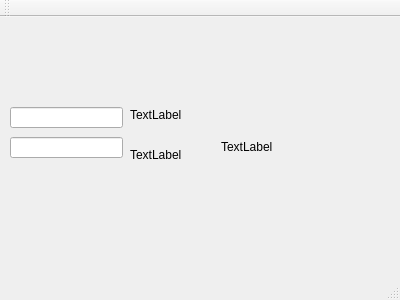
<?xml version="1.0" encoding="UTF-8"?>
<ui version="4.0">
 <class>MainWindow</class>
 <widget class="QMainWindow" name="MainWindow">
  <property name="geometry">
   <rect>
    <x>0</x>
    <y>0</y>
    <width>400</width>
    <height>300</height>
   </rect>
  </property>
  <property name="windowTitle">
   <string>MainWindow</string>
  </property>
  <widget class="QWidget" name="centralWidget">
   <widget class="QLabel" name="label">
    <property name="geometry">
     <rect>
      <x>221</x>
      <y>14</y>
      <width>151</width>
      <height>231</height>
     </rect>
    </property>
    <property name="text">
     <string>TextLabel</string>
    </property>
   </widget>
   <widget class="QLabel" name="label_2">
    <property name="geometry">
     <rect>
      <x>130</x>
      <y>90</y>
      <width>72</width>
      <height>15</height>
     </rect>
    </property>
    <property name="text">
     <string>TextLabel</string>
    </property>
   </widget>
   <widget class="QLabel" name="label_3">
    <property name="geometry">
     <rect>
      <x>130</x>
      <y>130</y>
      <width>72</width>
      <height>15</height>
     </rect>
    </property>
    <property name="text">
     <string>TextLabel</string>
    </property>
   </widget>
   <widget class="QLineEdit" name="lineEdit">
    <property name="geometry">
     <rect>
      <x>10</x>
      <y>90</y>
      <width>113</width>
      <height>21</height>
     </rect>
    </property>
   </widget>
   <widget class="QLineEdit" name="lineEdit_2">
    <property name="geometry">
     <rect>
      <x>10</x>
      <y>120</y>
      <width>113</width>
      <height>21</height>
     </rect>
    </property>
   </widget>
  </widget>
  <widget class="QMenuBar" name="menuBar">
   <property name="geometry">
    <rect>
     <x>0</x>
     <y>0</y>
     <width>400</width>
     <height>26</height>
    </rect>
   </property>
  </widget>
  <widget class="QToolBar" name="mainToolBar">
   <attribute name="toolBarArea">
    <enum>TopToolBarArea</enum>
   </attribute>
   <attribute name="toolBarBreak">
    <bool>false</bool>
   </attribute>
  </widget>
  <widget class="QStatusBar" name="statusBar"/>
 </widget>
 <layoutdefault spacing="6" margin="11"/>
 <resources/>
 <connections/>
</ui>
